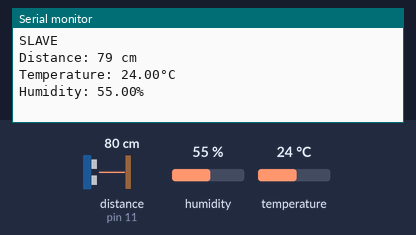
Simulated run of this sketch. Board: Arduino Uno, built with avr-gcc and run on an emulated ATmega328P. Shown: the last lines printed to the serial monitor. Wiring (inferred from the names in the program): ultrasonic range finder: trigger pin 12; echo pin 11. Inputs (shaded band) come from the test bench; at power-on: distance to the obstacle (sensor on pin 11) 80 cm, humidity 55 %, temperature 24 °C. The echo pulse lasts 58.3 µs per cm.

Above: at 7.8 s.
7.9 s: distance to the obstacle (sensor on pin 11) set to 2 cm
15.8 s: humidity set to 22 %
At 16.5 s:
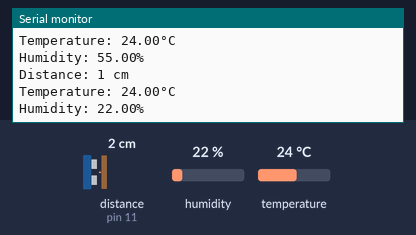
23.7 s: temperature set to 12 °C
At 31.3 s:
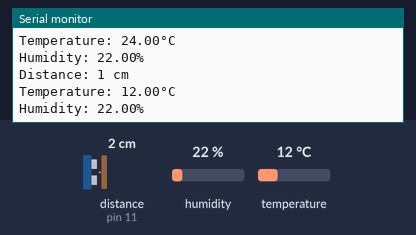
31.6 s: distance to the obstacle (sensor on pin 11) set to 4 cm
At 38.2 s:
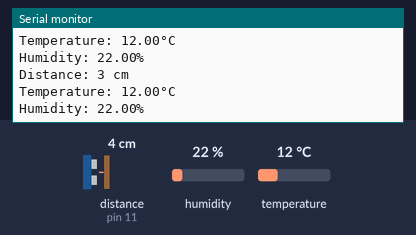
39.5 s: humidity set to 40 %
At 45.0 s:
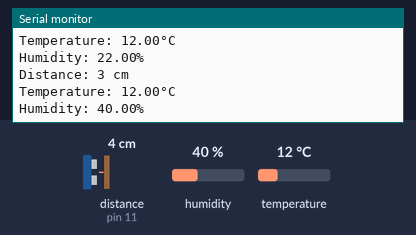
Timing chart, 0 to 46.5 s (numbered marks = the images above; inputs shaded):
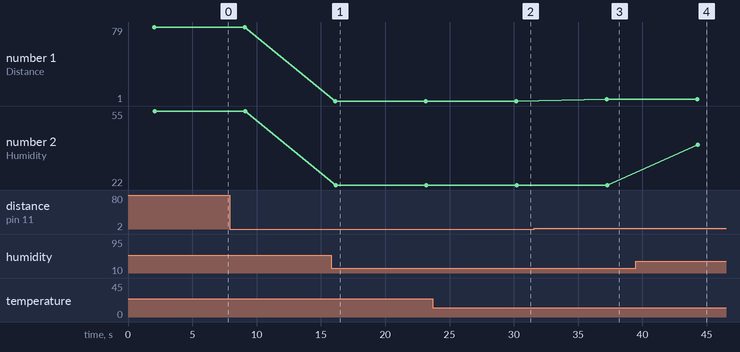

The sketch:

Slave.ino
```cpp
/*
 * SLAVE CONFIG
 */

// Include the libraries:
#include <Adafruit_Sensor.h>
#include "SoftwareSerial.h"
#include <DHT.h>

// Defines
#define SLAVE_ADDR 0x04
#define TRIG_PIN 12
#define ECHO_PIN 11
#define DHTPIN 7
#define DHTTYPE DHT11

// Variables
int duration, distance;
float temperature, humidity;
DHT dht = DHT(DHTPIN, DHTTYPE); // Initialize DHT sensor for normal 16mhz Arduino:

SoftwareSerial xbeeSerial(2, 3);

void setup() {

  //Serial Port begin
  Serial.begin(9600);
  xbeeSerial.begin(9600);

  //Define inputs and outputs
  pinMode(TRIG_PIN, OUTPUT);
  pinMode(ECHO_PIN, INPUT);

  // Setup DHT11 sensor:
  dht.begin();

  Serial.println("SLAVE");
}

void loop() {
  setUltrasonic();
  setDHT11();
  sendFunc();
}

void sendFunc(){

  printDistance();
  printDHT11();

  xbeeSerial.print(distance);
  xbeeSerial.print('x');
  xbeeSerial.print(temperature);
  xbeeSerial.print('x');
  xbeeSerial.print(humidity);
  xbeeSerial.print('y');
  delay(5000);
}

void setUltrasonic(){
  ultrasonicTrigger();
  readDuration();
  convertToCm();
}

// The sensor is triggered by a HIGH pulse of 10 or more microseconds.
// Give a short LOW pulse beforehand to ensure a clean HIGH pulse:
void ultrasonicTrigger(){
  digitalWrite(TRIG_PIN, LOW);
  delayMicroseconds(5);
  digitalWrite(TRIG_PIN, HIGH);
  delayMicroseconds(10);
  digitalWrite(TRIG_PIN, LOW);
}

// Read the signal from the sensor: a HIGH pulse whose duration is the time (in microseconds) from the sending of the ping to the reception of its echo off of an object.
void readDuration(){
  pinMode(ECHO_PIN, INPUT);
  duration = pulseIn(ECHO_PIN, HIGH);
}

// Convert the time into a distance
// Distance = (traveltime/2) x speed of sound
// The speed of sound is: 343m/s = 0.0343 cm/uS = 1/29.1 cm/uS
void convertToCm(){
  distance = (duration/2) / 29.1;     // Divide by 29.1 or multiply by 0.0343
}

// Prints the measured distance in cm into the Serial Display
void printDistance() {
  Serial.print("\nDistance: ");
  Serial.print(distance);
  Serial.println(" cm");
}

void setDHT11(){
  // Wait a few seconds between measurements:
  delay(2000);
  // Read the humidity in %:
  humidity = dht.readHumidity();
  // Read the temperature as Celsius:
  temperature = dht.readTemperature();
}

// Prints the measured humidity and temperature into the Serial Display
void printDHT11() {
  Serial.print("Temperature: ");
  Serial.print(temperature);
  Serial.print("\xC2\xB0");
  Serial.println("C");
  Serial.print("Humidity: ");
  Serial.print(humidity);
  Serial.println("%");

}
```

Measured:
- after the input at 15.8 s, the serial monitor: prints a new line after 0.36 s (image 1)
- after the input at 23.7 s, the serial monitor: prints a new line after 6.5 s (image 2)
- after the input at 31.6 s, the serial monitor: prints a new line after 5.6 s (image 3)
- after the input at 39.5 s, the serial monitor: prints a new line after 4.8 s (image 4)
- plotted number 1: 1 → 3 after the input at 31.6 s
- plotted number 2: 55 → 22 after the input at 15.8 s, 22 → 40 after the input at 39.5 s
